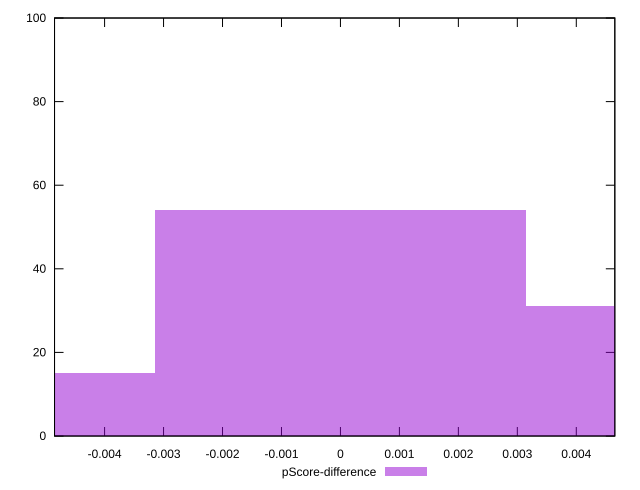

This chart was generated by the following gnuplot code:
reset

$pScoreDifference <<EOF
0 54
0.006291765058482706 31
-0.006291765058482706 15
EOF

set key outside below
set boxwidth 0.006291765058482706
set xrange [-0.0048490870556960886:0.004653554496008794]
set yrange [0:100]
set trange [0:100]
set style fill transparent solid 0.5 noborder
set terminal svg size 640, 490 enhanced background rgb 'white'
set output "report_00009_2021-02-08T22-37-41.559Z/bootup-time/samples/pages/pScore-difference/histogram.svg"

plot $pScoreDifference title "pScore-difference" with boxes

reset
